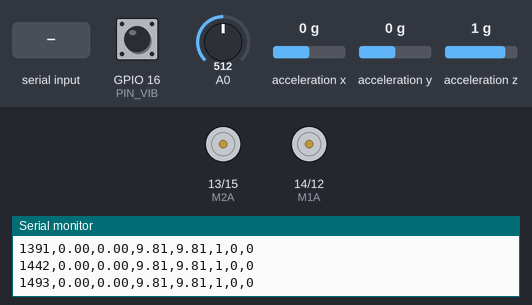
Recording of a sketch running on a simulated ESP8266 (NodeMCU). Shown: motor-driver pin pairs drawn as motors (green arrow = first pin HIGH = forward, orange = second pin HIGH = backward, longer = more drive), the last lines printed to the serial monitor. Inputs (shaded band) come from the test bench; at power-on: GPIO 16 (PIN_VIB) HIGH, A0 = 512, acceleration x 0 g, acceleration y 0 g, acceleration z 1 g.

Above: at 1.5 s.
1.6 s: "w" received over Serial
At 2.6 s:
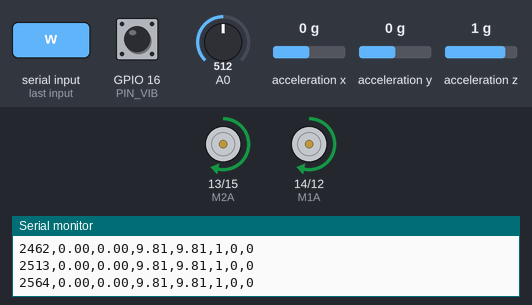
4.6 s: "s" received over Serial
At 5.8 s:
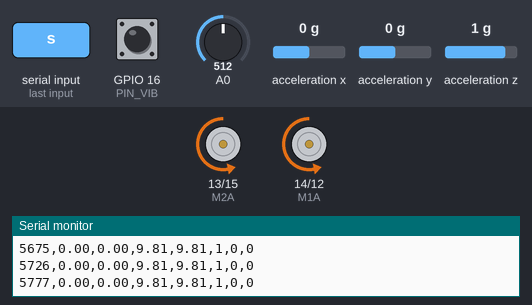
7.6 s: "a" received over Serial
At 8.4 s:
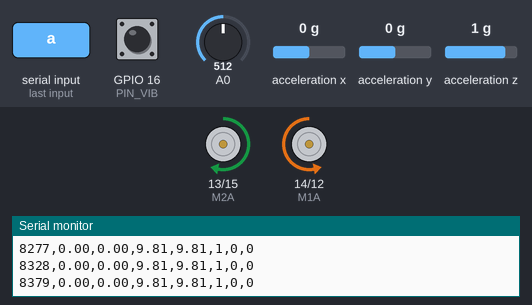
10.6 s: "d" received over Serial
At 11.1 s:
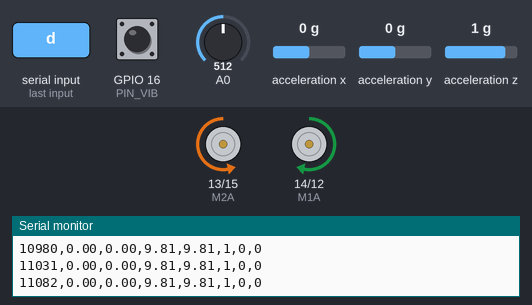
13.6 s: "q" received over Serial
At 14.9 s:
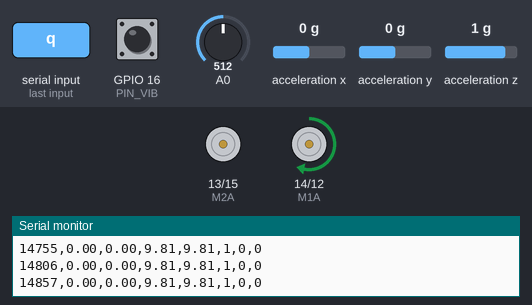
16.6 s: "e" received over Serial
At 17.6 s:
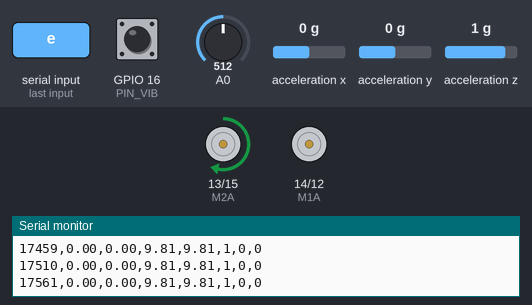
Timing chart, 0 to 20.2 s (numbered marks = the images above; inputs shaded):
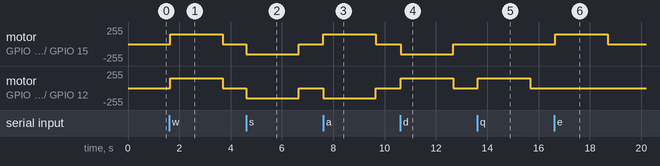

The sketch:

rover_sensor.ino
```cpp
#include <Arduino.h>
#include <Wire.h>
#include <Adafruit_Sensor.h>
#include <Adafruit_ADXL345_U.h>

// ---------- Pins ----------
constexpr int PIN_VIB = 16;                 // D0, vibration module DO
constexpr int M1A = 14, M1B = 12;           // D5, D6 -> motor 1 inputs
constexpr int M2A = 13, M2B = 15;           // D7, D8 -> motor 2 inputs

// ---------- Settings ----------
constexpr int WINDOW_MS = 50;               // sensor sampling window
constexpr uint32_t MOTOR_TIMEOUT_MS = 2000; // auto-stop if no command (safety)

Adafruit_ADXL345_Unified accel(12345);
bool haveAccel = false;

int speedVal = 150;
bool moving = false;
uint32_t lastCmdMs = 0;

// ---------- Motors ----------
void setMotor(int a, int b, int s) {
  s = constrain(s, -255, 255);
  if (s >= 0) { analogWrite(a, s);  analogWrite(b, 0); }
  else        { analogWrite(a, 0);  analogWrite(b, -s); }
}

void drive(int l, int r) {
  setMotor(M1A, M1B, l);
  setMotor(M2A, M2B, r);
  moving = (l != 0 || r != 0);
  lastCmdMs = millis();
}

void handleCommand(char c) {
  switch (c) {
    case 'w': drive( speedVal,  speedVal); Serial.println("# forward");  break;
    case 's': drive(-speedVal, -speedVal); Serial.println("# back");     break;
    case 'a': drive(-speedVal,  speedVal); Serial.println("# left");     break;
    case 'd': drive( speedVal, -speedVal); Serial.println("# right");    break;
    case 'q': drive( speedVal, 0);         Serial.println("# motor1");   break;
    case 'e': drive(0, speedVal);          Serial.println("# motor2");   break;
    case 'x': drive(0, 0);                 Serial.println("# stop");     break;
    case '+': speedVal = min(255, speedVal + 10); Serial.printf("# speed=%d\n", speedVal); break;
    case '-': speedVal = max(0,   speedVal - 10); Serial.printf("# speed=%d\n", speedVal); break;
    default: break;   // ignore newline and other characters
  }
}

// ---------- I2C / ADXL345 ----------
void scanI2C() {
  Serial.println("# I2C scan:");
  int n = 0;
  for (uint8_t a = 1; a < 127; a++) {
    Wire.beginTransmission(a);
    if (Wire.endTransmission() == 0) {
      Serial.printf("#   found 0x%02X\n", a);
      n++;
    }
  }
  if (!n) Serial.println("#   nothing found - check SDA/SCL, 3V3, GND, solder joints");
}

bool tryAccel() {
  const uint8_t addrs[] = {0x53, 0x1D};   // 0x53 = SDO to GND, 0x1D = SDO to 3V3
  for (uint8_t a : addrs) {
    if (accel.begin(a)) {
      Serial.printf("# ADXL345 found at 0x%02X\n", a);
      accel.setRange(ADXL345_RANGE_4_G);
      accel.setDataRate(ADXL345_DATARATE_100_HZ);
      return true;
    }
  }
  return false;
}

// ---------- Setup ----------
void setup() {
  Serial.begin(115200);
  delay(200);

  pinMode(PIN_VIB, INPUT);

  pinMode(M1A, OUTPUT); pinMode(M1B, OUTPUT);
  pinMode(M2A, OUTPUT); pinMode(M2B, OUTPUT);
  analogWriteRange(255);
  analogWriteFreq(1000);
  drive(0, 0);

  Wire.begin(4, 5);   // SDA = D2, SCL = D1
  delay(100);

  scanI2C();
  haveAccel = tryAccel();
  if (!haveAccel) Serial.println("# ADXL345 not found - will keep retrying every 3 s");

  Serial.println("# Motor keys: w=fwd s=back a=left d=right q=motor1 e=motor2 x=stop +/- speed");
  Serial.println("# t_ms,ax,ay,az,amag,vib_state,vib_edges,sound_pp");
}

// ---------- Loop ----------
void loop() {
  // 1. Motor commands from the Serial Monitor
  while (Serial.available()) handleCommand(Serial.read());

  // 2. Safety: stop motors if no command for a while
  if (moving && millis() - lastCmdMs > MOTOR_TIMEOUT_MS) {
    drive(0, 0);
    Serial.println("# motor timeout - stopped");
  }

  // 3. Retry the accelerometer every 3 seconds if it was not found
  static uint32_t lastRetry = 0;
  if (!haveAccel && millis() - lastRetry > 3000) {
    lastRetry = millis();
    scanI2C();
    haveAccel = tryAccel();
    if (!haveAccel) Serial.println("# ADXL345 still not found");
  }

  // 4. Sample sound (A0) and vibration (D0) over one window
  int snMin = 1023, snMax = 0;
  int lastVib = digitalRead(PIN_VIB);
  int vibEdges = 0;
  uint32_t t0 = millis();
  while (millis() - t0 < WINDOW_MS) {
    int s = analogRead(A0);
    if (s < snMin) snMin = s;
    if (s > snMax) snMax = s;
    int v = digitalRead(PIN_VIB);
    if (v != lastVib) { vibEdges++; lastVib = v; }
    yield();
  }

  // 5. Read accelerometer (m/s^2)
  float ax = 0, ay = 0, az = 0, mag = 0;
  if (haveAccel) {
    sensors_event_t e;
    accel.getEvent(&e);
    ax = e.acceleration.x;
    ay = e.acceleration.y;
    az = e.acceleration.z;
    mag = sqrtf(ax * ax + ay * ay + az * az);
  }

  // 6. Print one CSV line
  Serial.printf("%lu,%.2f,%.2f,%.2f,%.2f,%d,%d,%d\n",
                millis(), ax, ay, az, mag, lastVib, vibEdges, snMax - snMin);
}
```

Measured:
- after the input at 1.6 s, motor on GPIO 13 (M2A) / GPIO 15 (M2B), motor on GPIO 14 (M1A) / GPIO 12 (M1B): stopped → forward 150/255 after 0.05 s, → stopped 2.0 s later
- after the input at 4.6 s, motor on GPIO 13 (M2A) / GPIO 15 (M2B), motor on GPIO 14 (M1A) / GPIO 12 (M1B): stopped → backward 150/255 at once, → stopped 2.0 s later
- after the input at 7.6 s, motor on GPIO 13 (M2A) / GPIO 15 (M2B): stopped → forward 150/255 at once, → stopped 2.0 s later; motor on GPIO 14 (M1A) / GPIO 12 (M1B): stopped → backward 150/255 at once, → stopped 2.0 s later
- after the input at 10.6 s, motor on GPIO 13 (M2A) / GPIO 15 (M2B): stopped → backward 150/255 at once, → stopped 2.0 s later; motor on GPIO 14 (M1A) / GPIO 12 (M1B): stopped → forward 150/255 at once, → stopped 2.0 s later
- after the input at 13.6 s, motor on GPIO 14 (M1A) / GPIO 12 (M1B): stopped → forward 150/255 at once, → stopped 2.0 s later
- after the input at 16.6 s, motor on GPIO 13 (M2A) / GPIO 15 (M2B): stopped → forward 150/255 at once, → stopped 2.0 s later
